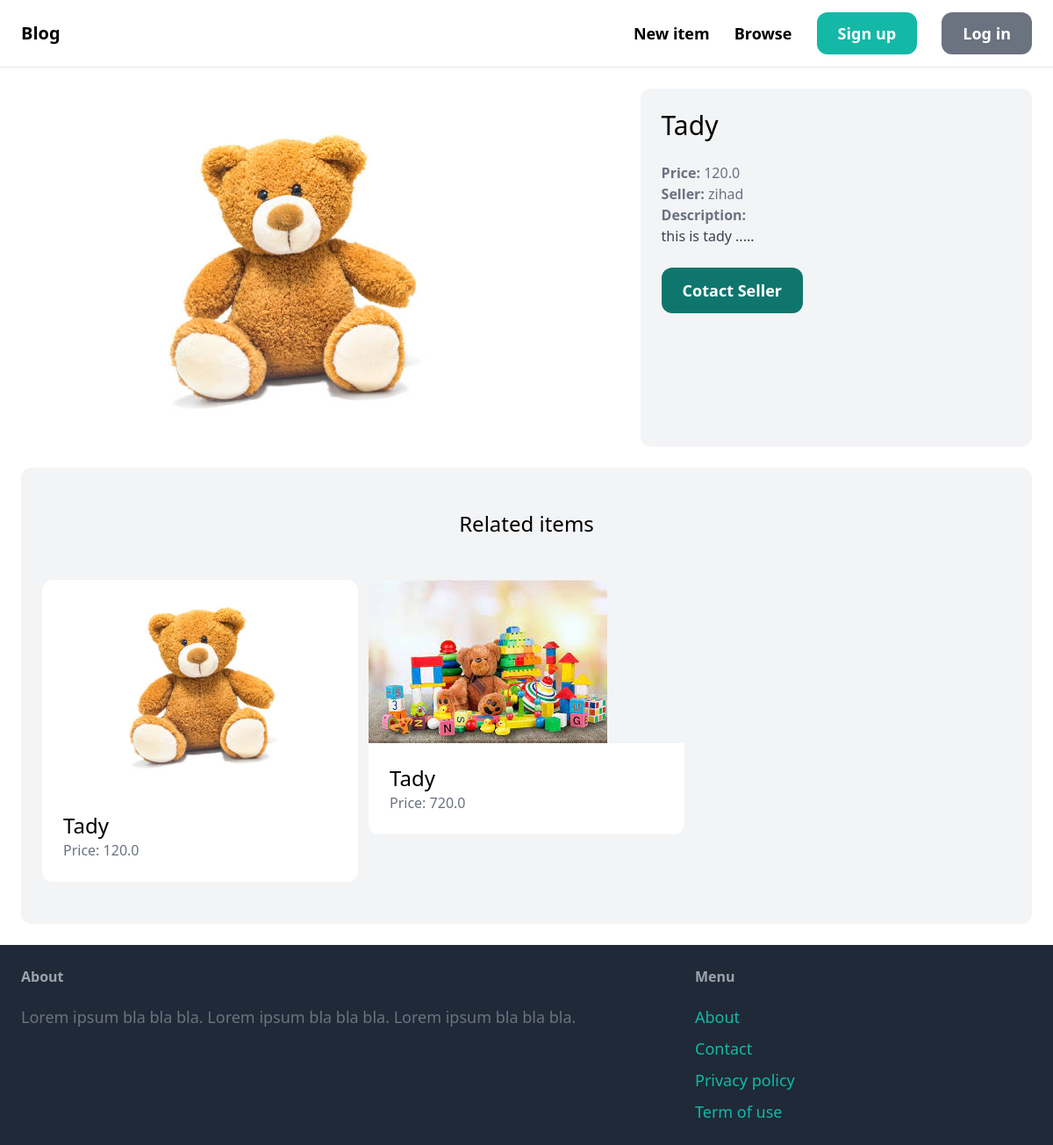
/items/1/, run on an earlier commit of the app's database.
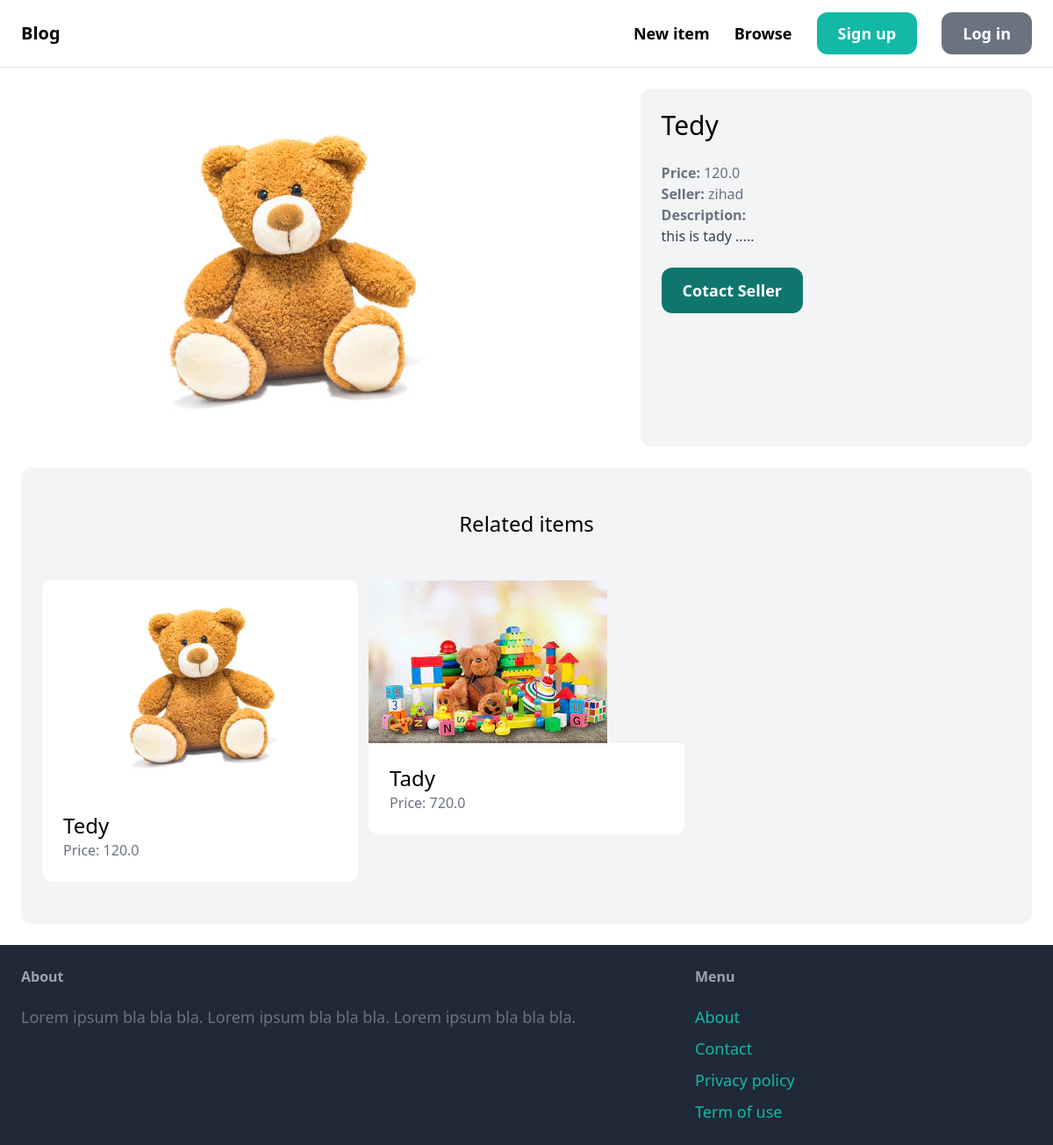
And on a later commit of the database.
### item/models.py (models this page shows, shortened)
class Item(models.Model):
    category = models.ForeignKey(Category, related_name='items', on_delete=models.CASCADE)
    name = models.CharField(max_length=255)
    description = models.TextField(blank=True, null=True)
    price = models.FloatField()
    image = models.ImageField(upload_to='item_images', blank=True, null=True, default="./default.jpg")
    is_sold = models.BooleanField(default=False)
    created_by = models.ForeignKey(User, related_name='items', on_delete=models.CASCADE)
    created_at = models.DateTimeField(auto_now_add=True)

### item/views.py (the view)
# urls.py: path('<int:pk>/', views.detail, name='detail'),
def detail(request, pk):
    item = get_object_or_404(Item, pk=pk)
    related_items = Item.objects.filter(category=item.category, is_sold=False)
    return render(request, "item/detail.html", {
        'item': item,
        'related_items': related_items
    })

### item/templates/item/detail.html (shortened to what this page needs)
{% extends "core/base.html" %}
{% block content %}
<div class="grid grid-cols-5 gap-6">
    <div class="col-span-3">
        <img src="{{ item.image.url }}" alt="">
    </div>
    <div class="col-span-2 p-6 bg-gray-100 rounded-xl">
        <h1 class="mb-6 text-3xl">{{ item.name }}</h1>
        <p class="text-gray-500"><strong>Price: </strong>{{ item.price }}</p>
        <p class="text-gray-500"><strong>Seller: </strong>{{ item.created_by.username }}</p>
        {% if item.description %}
        <p class="text-gray-700">
            <strong class="text-gray-500">Description:</strong><br>
            {{ item.description }}
        </p>
        {% endif %}
        {% if request.user == item.created_by %}
        <a href="{% url 'Item:edit' item.id %}" class="inline-block mt-6 px-6 py-3 text-lg text-lg font-semibold bg-teal-500 text-white rounded-xl hover: bg-teal-700">Edit</a>
        <a href="{% url 'Item:delete' item.id %}" class="inline-block mt-6 px-6 py-3 text-lg text-lg font-semibold bg-red-500 text-white rounded-xl hover: bg-red-700">Delete</a>
        {% else %}
        <a href="" class="inline-block mt-6 px-6 py-3 text-lg text-lg font-semibold bg-teal-500 text-white rounded-xl hover: bg-teal-700">Cotact Seller</a>
        {% endif %}
    </div>
</div>
<div class="mt-6 px-6 py-12 bg-gray-100 rounded-xl">
    <h2 class="mb-12 text-2xl text-center">Related items</h2>
    <div class="grid grid-cols-3 gap-3">
        {% for item in related_items %}
            <div>
                <a href="{% url 'Item:detail' item.id %}">
                    <div>
                        <img src="{{ item.image.url }}" class="rounded-t-xl">
                    </div>
                    <div class="p-6 bg-white rounded-b-xl">
                        <h2 class="text-2xl">{{ item.name }}</h2>
                        <p class="text-gray-500">Price: {{ item.price }}</p>
                    </div>
                </a>
            </div>
        {% endfor %}
    </div>
</div>
{% endblock  %}

What changed in the data, as far as the page shows it:
changed Item "zihad": name "Tady" → "Tedy"
